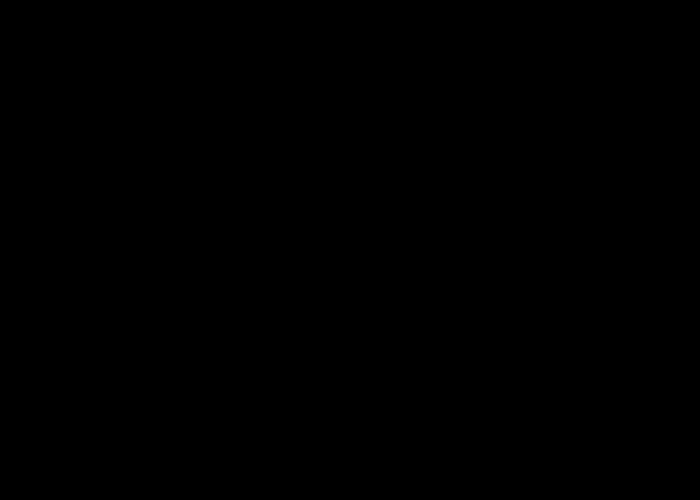
Frame 1 (no input)
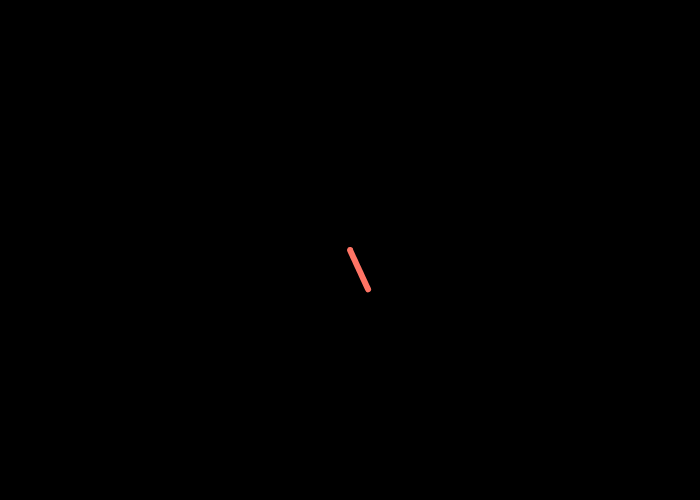
Frame 60 (no input)
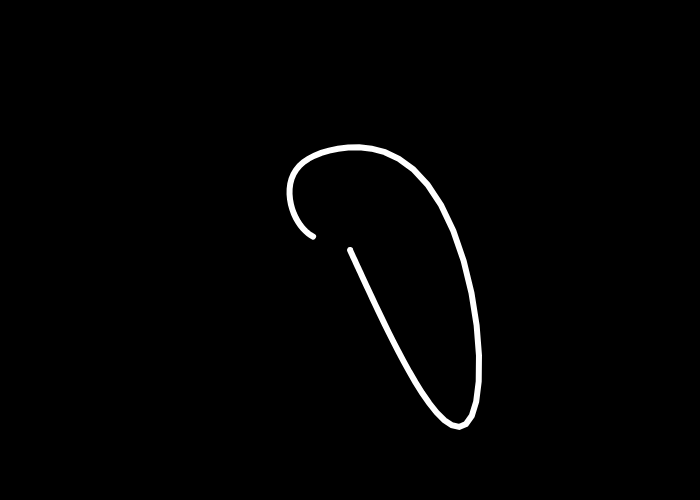
Frame 120 (the mouse pressed at the canvas centre since frame 60)

The p5.js sketch that drew these frames (run headless with seeded random() and noise() and a simulated clock; from frame 60 on, the mouse is pressed at the canvas centre):

// p5.js sketch
// ── sketch.js
// Maor Assayag
// The Lorenz system is a system of ordinary differential equations first studied by Edward Lorenz. It is notable for having chaotic solutions for certain parameter values and initial conditions. In particular, the Lorenz attractor is a set of chaotic solutions of the Lorenz system which, when plotted, resemble a butterfly or figure eight.

var x = 0.01;
var y = 0;
var z = 0;
var a = 10;
var b = 28;
var c = 8/3;
var points = [];


function setup(){
    createCanvas(700,500); 
    colorMode(HSB);
}

function draw() {
    background(0);
    var dt = 0.01;
    var dx = a * (y - x);
    var dy = x *(b -z) - y;
    var dz = x*y - c*z;
    x += dx*dt;
    y += dy*dt;
    z += dz*dt;
    append(points, new p5.Vector(x,y,z));
    
    translate(width/2,height/2);
    scale(6);
    
    strokeWeight(-4);
    noFill();
    beginShape();
    var hu = 0;
    for (var i =0; i<points.length; i++){
      stroke(hu,points[i].x*20%255,255);
      vertex(points[i].x, points[i].y);  
      hu +=0.1;
      hu = hu%255;
    }
    endShape();   
}
